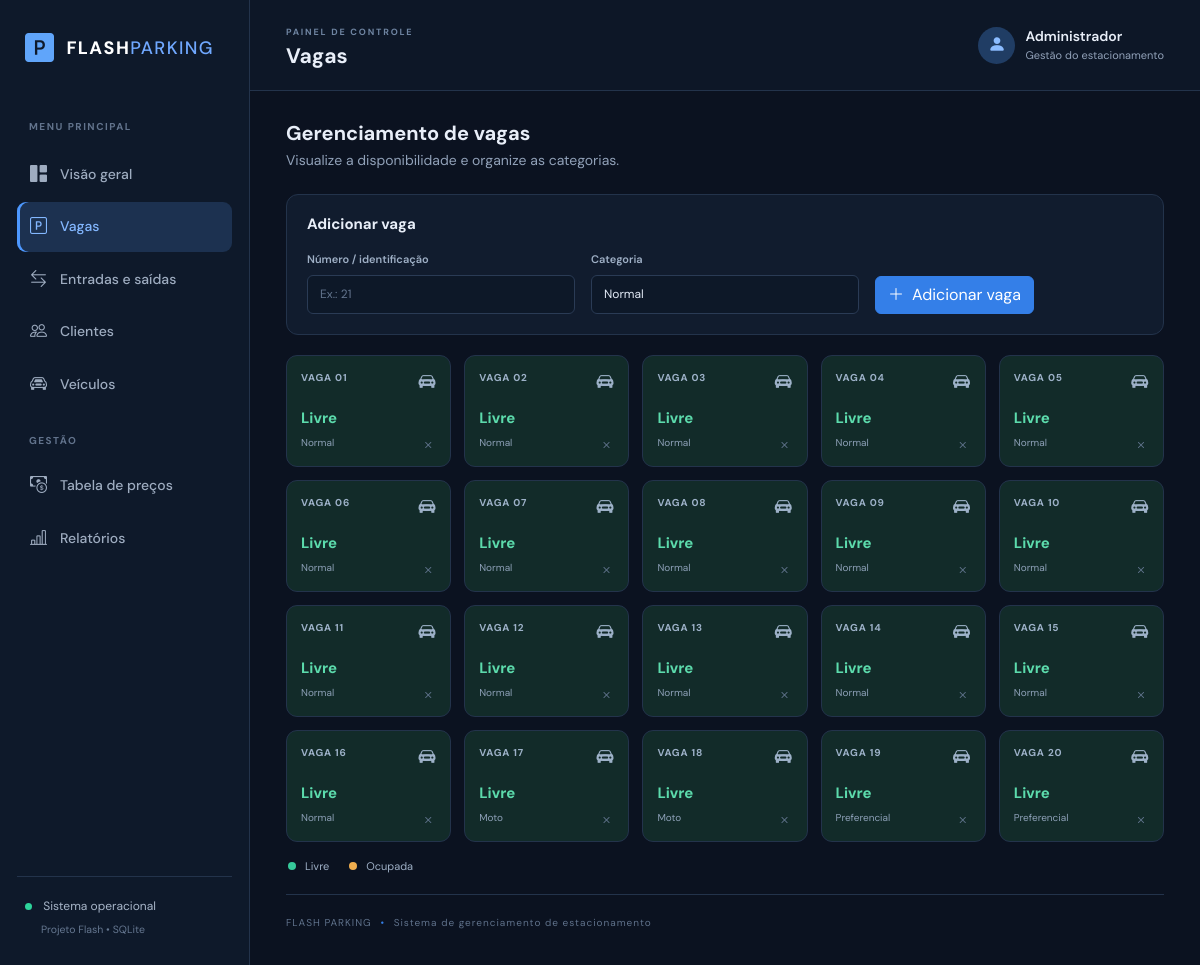
The page /vagas on the database its author committed.
### tables this page shows
CREATE TABLE vagas (
        id INTEGER PRIMARY KEY AUTOINCREMENT,
        numero TEXT NOT NULL UNIQUE,
        categoria TEXT NOT NULL DEFAULT 'Normal',
        status TEXT NOT NULL DEFAULT 'Livre'
    );

### app.py (the view, shortened to what this page needs)
@app.route("/vagas", methods=["GET", "POST"])
def vagas():
    db = get_db()
    lista = db.execute("SELECT * FROM vagas ORDER BY CAST(numero AS INTEGER),numero").fetchall()
    db.close()
    return render_template("vagas.html", vagas=lista)

### database.py (called while the page is built)
def get_db():
    conn = sqlite3.connect(DB_PATH)
    conn.row_factory = sqlite3.Row
    conn.execute("PRAGMA foreign_keys = ON")
    return conn

### templates/vagas.html
{% extends "base.html" %}{% block title %}Vagas | Flash Parking{% endblock %}{% block heading %}Vagas{% endblock %}
{% block content %}
<div class="page-intro"><div><h2>Gerenciamento de vagas</h2><p>Visualize a disponibilidade e organize as categorias.</p></div></div>
<div class="panel form-panel"><h3>Adicionar vaga</h3><form method="post" class="row g-3 align-items-end"><div class="col-md-4"><label>Número / identificação</label><input name="numero" class="form-control" placeholder="Ex.: 21" required></div><div class="col-md-4"><label>Categoria</label><select name="categoria" class="form-select"><option>Normal</option><option>Preferencial</option><option>Idoso</option><option>PCD</option><option>Moto</option><option>Elétrica</option></select></div><div class="col-md-4"><button class="btn btn-primary"><i class="bi bi-plus-lg me-2"></i>Adicionar vaga</button></div></form></div>
<div class="parking-grid">{% for v in vagas %}<div class="parking-slot {{ 'occupied' if v.status=='Ocupada' else 'free' }}"><div class="slot-top"><span>VAGA {{ v.numero }}</span><i class="bi bi-car-front-fill"></i></div><strong>{{ v.status }}</strong><small>{{ v.categoria }}</small>{% if v.status=='Livre' %}<form method="post" action="{{ url_for('excluir_vaga',id=v.id) }}" onsubmit="return confirm('Excluir vaga {{ v.numero }}?')"><button class="slot-delete" title="Excluir vaga"><i class="bi bi-x"></i></button></form>{% endif %}</div>{% endfor %}</div>
<div class="legend"><span><i class="legend-dot free-dot"></i> Livre</span><span><i class="legend-dot occupied-dot"></i> Ocupada</span></div>
{% endblock %}

### templates/base.html (shortened to what this page needs)
<!doctype html>
<html lang="pt-br">
<head>
  <link href="https://cdn.jsdelivr.net/npm/bootstrap@5.3.3/dist/css/bootstrap.min.css" rel="stylesheet">
  <link href="https://cdn.jsdelivr.net/npm/bootstrap-icons@1.11.3/font/bootstrap-icons.min.css" rel="stylesheet">
  <link href="{{ url_for('static', filename='css/style.css') }}" rel="stylesheet">
</head>
<body>
<div class="app-shell">
  <aside class="sidebar">
    <a class="brand" href="{{ url_for('inicio') }}"><span class="brand-icon"><i class="bi bi-p-square-fill"></i></span><span>FLASH<span class="brand-light">PARKING</span></span></a>
    <div class="side-label">MENU PRINCIPAL</div>
    <nav>
      <a class="{% if request.endpoint=='inicio' %}active{% endif %}" href="{{ url_for('inicio') }}"><i class="bi bi-grid-1x2-fill"></i> Visão geral</a>
      <a class="{% if request.endpoint=='vagas' %}active{% endif %}" href="{{ url_for('vagas') }}"><i class="bi bi-p-square"></i> Vagas</a>
      <a class="{% if request.endpoint=='movimentacoes' %}active{% endif %}" href="{{ url_for('movimentacoes') }}"><i class="bi bi-arrow-left-right"></i> Entradas e saídas</a>
      <a class="{% if request.endpoint=='clientes' %}active{% endif %}" href="{{ url_for('clientes') }}"><i class="bi bi-people"></i> Clientes</a>
      <a class="{% if request.endpoint=='veiculos' %}active{% endif %}" href="{{ url_for('veiculos') }}"><i class="bi bi-car-front"></i> Veículos</a>
      <div class="side-label mt-4">GESTÃO</div>
      <a class="{% if request.endpoint=='precos' %}active{% endif %}" href="{{ url_for('precos') }}"><i class="bi bi-cash-coin"></i> Tabela de preços</a>
      <a class="{% if request.endpoint=='relatorios' %}active{% endif %}" href="{{ url_for('relatorios') }}"><i class="bi bi-bar-chart-line"></i> Relatórios</a>
    </nav>
    <div class="sidebar-bottom"><span class="online-dot"></span> Sistema operacional <small>Projeto Flash • SQLite</small></div>
  </aside>
  <main class="main-area">
    <header class="topbar"><div><span class="eyebrow">PAINEL DE CONTROLE</span><h1>{% block heading %}Visão geral{% endblock %}</h1></div><div class="top-user"><span class="avatar"><i class="bi bi-person-fill"></i></span><span>Administrador<small>Gestão do estacionamento</small></span></div></header>
    <section class="content">
      {% block content %}{% endblock %}
      <footer>FLASH PARKING <span>•</span> Sistema de gerenciamento de estacionamento</footer>
    </section>
  </main>
</div>
</body></html>

### static/css/style.css (style rules this page uses)
:root { --bg:#0b1220;--panel:#111c2e;--panel2:#152238;--line:#23334b;--text:#e8eef8;--muted:#91a1b8;--blue:#3b82f6;--green:#25c28a;--orange:#f5a742 }
* { box-sizing:border-box }
body { margin:0;background:var(--bg);color:var(--text);font-family:'DM Sans',sans-serif;font-size:14px }
.app-shell { min-height:100vh;display:flex }
.sidebar { width:250px;flex-shrink:0;background:#0e192a;border-right:1px solid var(--line);padding:27px 17px;display:flex;flex-direction:column }
.brand { display:flex;align-items:center;gap:11px;color:#fff;text-decoration:none;font-weight:800;letter-spacing:1.4px;font-size:18px;margin:0 8px 48px }
.brand-icon { font-size:29px;color:#60a5fa }
.brand-light { color:#70a8ff;font-weight:500 }
.side-label { font-size:10px;letter-spacing:1.5px;color:#62738c;font-weight:700;margin:0 12px 13px }
.sidebar nav a { display:flex;align-items:center;gap:13px;padding:12px 13px;color:#9eacc0;text-decoration:none;border-radius:9px;margin:3px 0;font-weight:500;transition:.2s }
.sidebar nav a i { font-size:17px }
.sidebar nav a:hover,.sidebar nav a.active { background:#1c3150;color:#83b7ff }
.sidebar nav a.active { box-shadow:inset 3px 0 #4d98ff }
.sidebar-bottom { margin-top:auto;border-top:1px solid var(--line);padding:20px 8px 0;color:#a8b6c9;font-size:12px }
.sidebar-bottom small { display:block;color:#657790;margin:7px 0 0 16px }
.online-dot { display:inline-block;width:7px;height:7px;background:#2dd49b;border-radius:50%;margin-right:8px }
.main-area { min-width:0;flex:1 }
.topbar { height:91px;padding:18px 36px;border-bottom:1px solid var(--line);display:flex;justify-content:space-between;align-items:center;background:#0d1727 }
.eyebrow { font-size:9px;letter-spacing:1.8px;color:#6f85a2;font-weight:700 }
.topbar h1 { font-size:21px;margin:3px 0 0;font-weight:700 }
.top-user { display:flex;align-items:center;gap:10px;font-weight:600 }
.top-user small { display:block;color:var(--muted);font-size:11px;font-weight:400 }
.avatar { width:37px;height:37px;border-radius:50%;background:#203d64;color:#8bbcff;display:grid;place-items:center;font-size:18px }
.content { padding:30px 36px;max-width:1600px;margin:auto }
.welcome-row,.page-intro { display:flex;justify-content:space-between;align-items:center;margin-bottom:23px }
.welcome-row h2,.page-intro h2 { font-size:20px;font-weight:700;margin:0 0 5px }
.welcome-row p,.page-intro p { color:var(--muted);margin:0 }
.btn-primary { background:#347fe8;border-color:#347fe8 }
.stat-card,.panel { background:var(--panel);border:1px solid var(--line);border-radius:12px }
.panel { padding:20px;margin-bottom:18px;min-width:0 }
.panel-heading h3,.panel h3 { font-size:15px;font-weight:700;margin:0 0 4px }
.form-panel { margin-bottom:20px }
.form-panel h3 { margin-bottom:18px }
.form-label,label { display:block;font-size:11px;color:#9eafc5;margin-bottom:7px;font-weight:600 }
.form-control,.form-select,.input-group-text { background:#0d1828;border-color:#2a3b55;color:#e4ecf8;font-size:12px;min-height:39px }
.form-control::placeholder { color:#63758e }
.form-select option { background:#101e31 }
.parking-grid { display:grid;grid-template-columns:repeat(5,minmax(0,1fr));gap:13px }
.parking-slot { position:relative;border:1px solid var(--line);border-radius:11px;padding:14px;background:#122b29;min-height:112px }
.slot-top { display:flex;justify-content:space-between;color:#9db1c8;font-size:10px;font-weight:700;letter-spacing:.8px }
.slot-top i { font-size:17px }
.parking-slot strong { display:block;font-size:15px;margin:12px 0 1px;color:#5cdbac }
.parking-slot small { font-size:10px;color:#8da0b7 }
.slot-delete { position:absolute;right:9px;bottom:8px;background:none;border:0;color:#62758e }
.legend { display:flex;gap:20px;color:#9eafc5;font-size:11px;margin:16px 2px }
.legend-dot { display:inline-block;width:8px;height:8px;border-radius:50%;margin-right:6px }
.free-dot { background:#36c99a }
.occupied-dot { background:#f0ad4e }
footer { border-top:1px solid var(--line);padding:20px 0 5px;color:#5f718a;font-size:10px;letter-spacing:1px;margin-top:20px }
footer span { color:#347fe8;margin:0 5px }

### rows shown on the page
vagas: numero "01", status "Livre", categoria "Normal"
vagas: numero "02", status "Livre", categoria "Normal"
vagas: numero "03", status "Livre", categoria "Normal"
vagas: numero "04", status "Livre", categoria "Normal"
vagas: numero "05", status "Livre", categoria "Normal"
vagas: numero "06", status "Livre", categoria "Normal"
vagas: numero "07", status "Livre", categoria "Normal"
vagas: numero "08", status "Livre", categoria "Normal"
vagas: numero "09", status "Livre", categoria "Normal"
vagas: numero "10", status "Livre", categoria "Normal"
vagas: numero "11", status "Livre", categoria "Normal"
vagas: numero "12", status "Livre", categoria "Normal"
vagas: numero "13", status "Livre", categoria "Normal"
vagas: numero "14", status "Livre", categoria "Normal"
vagas: numero "15", status "Livre", categoria "Normal"
vagas: numero "16", status "Livre", categoria "Normal"
vagas: numero "17", status "Livre", categoria "Moto"
vagas: numero "18", status "Livre", categoria "Moto"
vagas: numero "19", status "Livre", categoria "Preferencial"
vagas: numero "20", status "Livre", categoria "Preferencial"
